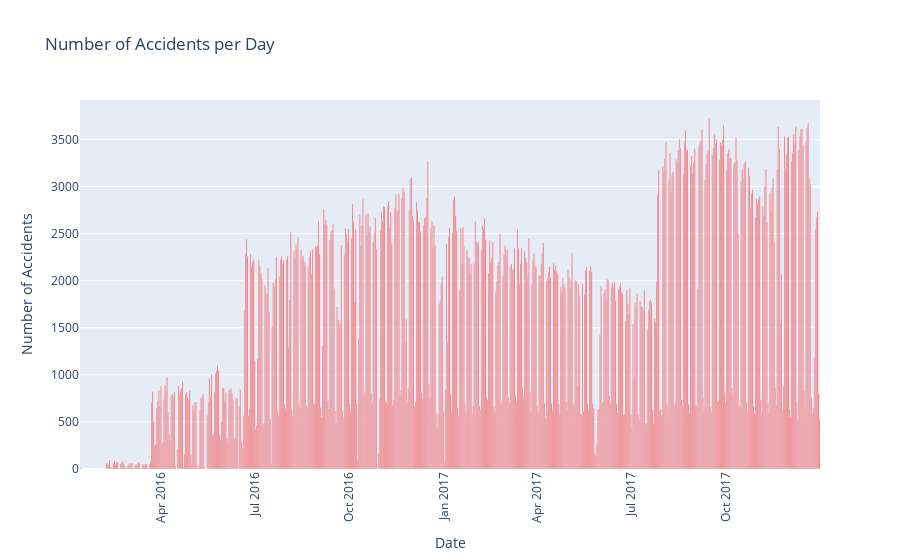

Notebook cell for this chart:
### Markdown cell above
### Accidents per day
In the following graph you can see the amount of accidents per day. It is notable to see that there is a significant increase in accidents during workdays. When zooming in there is a noticable pattern with 5 days of more accidents followed by two days(weekend) of less accidents. It is also noteworthy that there is a slight increase in traffic accidents around January and October. This could be because of freezing and holidays respectively. This is worth a further investigation and this will be discussed later on.

### Code cell
import plotly.express as px
import pandas as pd
accidents = pd.read_csv('../resources/us_accidents.csv')

accidents['Start_Time'] = pd.to_datetime(accidents['Start_Time'])
date_counts = accidents['Start_Time'].dt.date.value_counts().sort_index()

# Create a bar chart with Plotly
fig = px.bar(
    x=date_counts.index,
    y=date_counts.values,
    labels={'x': 'Date', 'y': 'Number of Accidents'},
    title='Number of Accidents per Day',
    color_discrete_sequence= ['red']
)

# Update the layout to improve appearance
fig.update_layout(
    xaxis_title='Date',
    yaxis_title='Number of Accidents',
    xaxis_tickangle=-90
)

# Show the plot
fig.show()

### Figure 1 — Plotly figure (JSON) as saved in the notebook; plotly's stock layout.template omitted (floating-point values rounded to 4 significant figures; data arrays with more than 128 entries replaced by an {"elided": "..."} marker saying what was removed)
{"data": [{"alignmentgroup": "True", "hovertemplate": "Date=%{x}<br>Number of Accidents=%{y}<extra></extra>", "legendgroup": "", "marker": {"color": "red", "pattern": {"shape": ""}}, "name": "", "offsetgroup": "", "orientation": "v", "showlegend": false, "textposition": "auto", "type": "bar", "x": {"elided": "690 str values"}, "xaxis": "x", "y": {"elided": "690 int values"}, "yaxis": "y"}], "layout": {"barmode": "relative", "legend": {"tracegroupgap": 0}, "title": {"text": "Number of Accidents per Day"}, "xaxis": {"anchor": "y", "domain": [0, 1], "tickangle": -90, "title": {"text": "Date"}}, "yaxis": {"anchor": "x", "domain": [0, 1], "title": {"text": "Number of Accidents"}}}}
